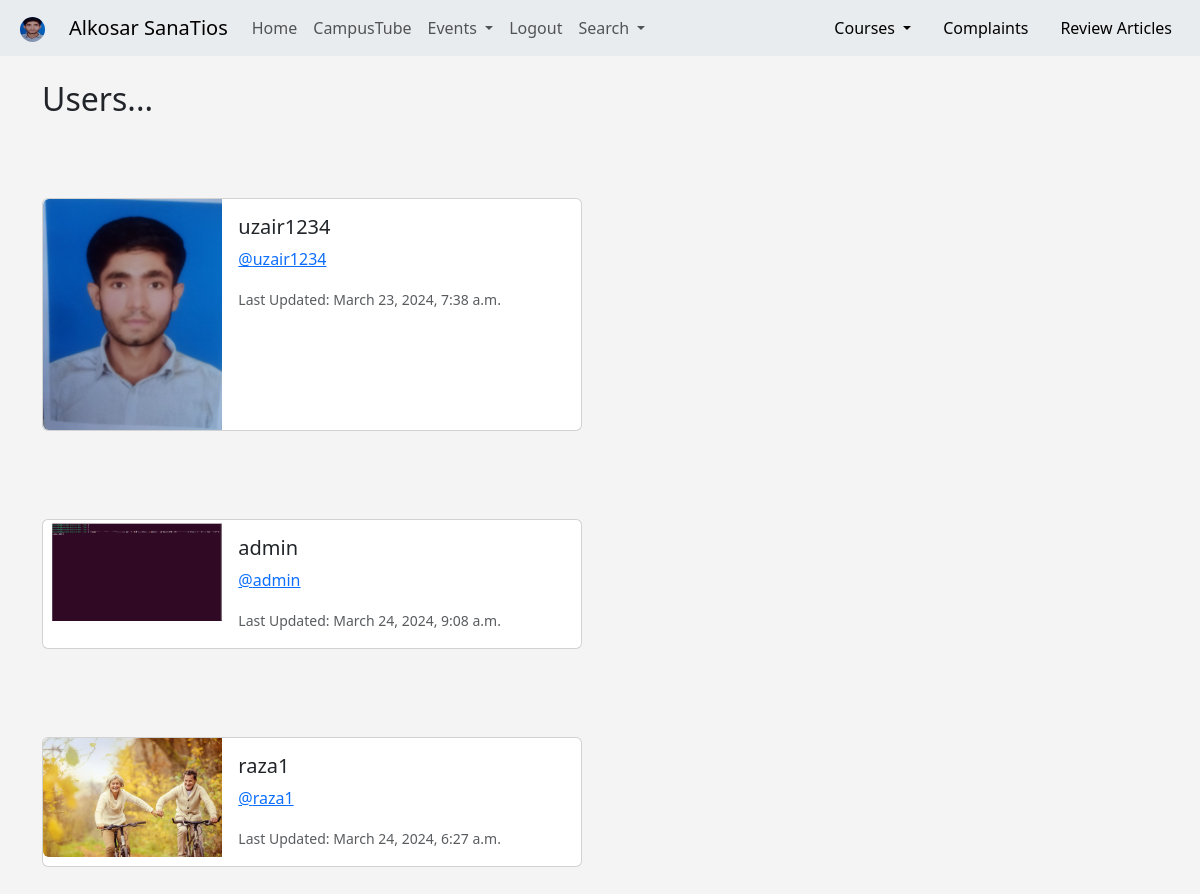
/profile_list (signed in), run on an earlier commit of the app's database.
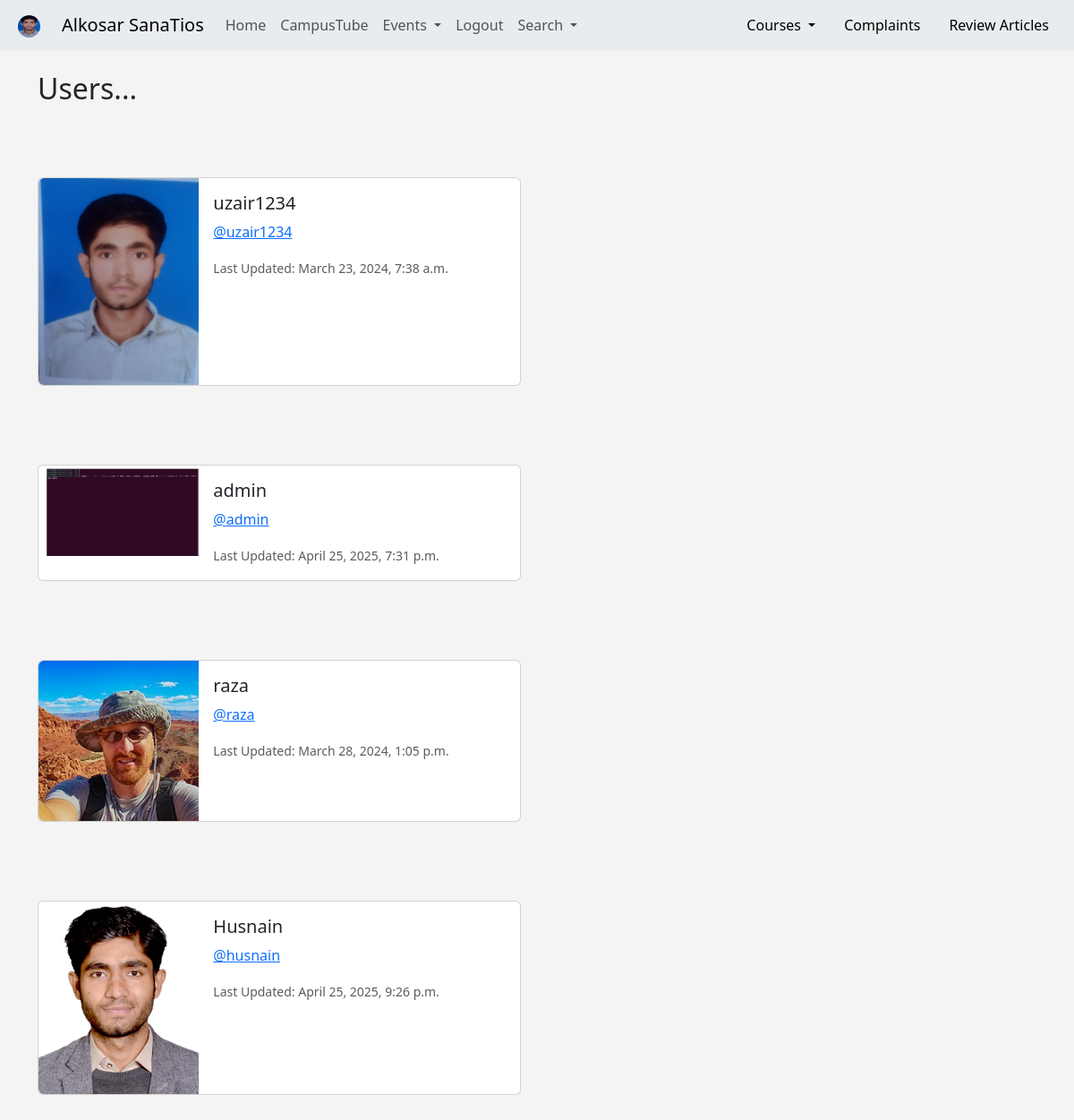
And on a later commit of the database.
### home/models.py (models this page shows, shortened)
class Profile(models.Model):
    user = models.OneToOneField(User, on_delete=models.CASCADE)
    follows = models.ManyToManyField("self",
    related_name = "followed_by",
    symmetrical= False,
    blank=True)
    date_modified = models.DateTimeField(User, auto_now = True)
    profile_image = models.ImageField(null = True, blank = True, upload_to = 'profile-images/')
    profile_bio = models.CharField(null=True, blank=True, max_length=500)
    homepage_link = models.CharField(null=True, blank=True, max_length=200)
    facebook_link = models.CharField(null=True, blank=True, max_length=200)
    instagram_link = models.CharField(null=True, blank=True, max_length=200)
    linkdin_link = models.CharField(null=True, blank=True, max_length=200)

### home/views.py (the view)
# urls.py: path('profile_list', views.profile_list, name = 'profile_list' ),
def profile_list(request):
    if request.user.is_authenticated:
        profiles = Profile.objects.exclude(user = request.user)
        return render (request, 'home/profile_list.html', {
        "profiles": profiles,})
    else:
        messages.success(request, ("Sorry...! You Must Be Logged In"))
        return redirect('home')

### home/templates/home/profile_list.html (shortened to what this page needs)
{% extends 'home/base.html' %}
{% load static %}
{% block content %}
<h2>Users...
</h2>
<br>
{% if profiles %}
{% for profile in profiles %}
<br>
<br>
<div class="card mb-3" style="max-width: 540px;">
    <div class="row g-0">
      <div class="col-md-4">
        {% if profile.profile_image %}
        <img src="{{ profile.profile_image.url }}" width="200" class="img-fluid rounded-start" alt=" {{ profile.user.username }} ">
        {% else %}
        <img src="{% static 'images/3rd.jpg' %}" class="img-fluid rounded-start" alt="Profile Image">
        {% endif %}
      </div>
      <div class="col-md-8">
        <div class="card-body">
          <h5 class="card-title">{{ profile.user.username }}</h5>
          <p class="card-text"> <a href=" {% url 'profile' profile.user.id %} ">@{{ profile.user.username|lower }}</a></p>
          <p class="card-text"><small class="text-body-secondary">Last Updated: {{ profile.date_modified }}</small></p>
        </div>
      </div>
    </div>
  </div>
  <br>
{% endfor %}
{% endif %}
{% endblock content %}

### home/templates/home/base.html (shortened to what this page needs)
<!doctype html>
<html lang="en">
  <head>
    <link href="https://cdn.jsdelivr.net/npm/bootstrap@5.3.0-alpha3/dist/css/bootstrap.min.css" rel="stylesheet">
  </head>
  <body>
    {% include 'home/navbar.html' %}
    <br>
    <div class="container">
    {% block content %}
    {% endblock content %}
  </div>
  </body>
</html>

### home/templates/home/navbar.html (shortened to what this page needs)
{% load static %}
<nav class="navbar navbar-expand-lg bg-body-secondary">
    <div class="container-fluid">
      {% if user.is_authenticated %}
      <ul class="navbar-nav ml-auto">
        <li class="nav-link navbar-brand">
          {% if user.profile.profile_image %}
          <a href="{% url 'profile' request.user.id %} "><img src="{{ user.profile.profile_image.url }}" class="rounded-circle" height="25" width="25" > </a>
          {% else %}
          <a href="{% url 'profile' request.user.id %} "><img src=" {% static 'images/20th.jpg' %} " width="25" height="25" class="rounded-circle"></a>
          {% endif %}
        </li>
      </ul>
      {% endif %}
      <a class="navbar-brand" href=" {% url 'campus' %} ">Alkosar SanaTios</a>
      <div class="collapse navbar-collapse" id="navbarSupportedContent">
        <ul class="navbar-nav me-auto mb-2 mb-lg-0">
          <li class="nav-item">
            <a class="nav-link" href=" {% url 'home' %} ">Home</a>
          </li>
          <li class="nav-item">
            <a class="nav-link" href=" {% url 'video' %} ">CampusTube</a>
          </li>
          <li class="nav-item dropdown">
            <a class="nav-link dropdown-toggle" href="#" role="button" data-bs-toggle="dropdown" aria-expanded="false">
              Events
            </a>
          </li>
            {% if user.is_authenticated %}
          <li class="nav-item">
            <a class="nav-link" href=" {% url 'logout' %} ">Logout</a>
          </li>
          {% else %}
          <li class="nav-item">
            <a class="nav-link" href=" {% url 'login' %} ">Login</a>
          </li>
          {% endif %}
          <li class="nav-item dropdown">
            <a class="nav-link dropdown-toggle" href="#" role="button" data-bs-toggle="dropdown" aria-expanded="false">
              Search
            </a>
              </li>
            </ul>
        <ul class="nav justify-content-end">
          <li class="nav-item dropdown ">
            <a class="nav-link dropdown-toggle" href="#" role="button" data-bs-toggle="dropdown" aria-expanded="false" style="color: black;">
              Courses
            </a>
          </li>
          <li class="nav-item">
            <a class="nav-link" href=" {% url 'complaint' %} " style="color: black;" >Complaints</a>
          </li>
          <li class="nav-item">
            <a class="nav-link" href=" {% url 'add-event' %}" style="color:black;" >Review Articles</a>
          </li>
        </ul>
      </div>
     </div>
</nav>

### home/templates/home/base.html (style rules this page uses)
body { background: #f4f4f4; }

What changed in the data, as far as the page shows it:
changed Profile "admin": date_modified "March 24, 2024, 9:08 a.m." → "April 25, 2025, 7:31 p.m."
changed Profile: profile_image: picture added; user.username "raza1" → "raza"; date_modified "March 24, 2024, 6:27 a.m." → "March 28, 2024, 1:05 p.m."
added Profile: profile_image (picture), user.username "Husnain", user.username "husnain", date_modified "April 25, 2025, 9:26 p.m."
